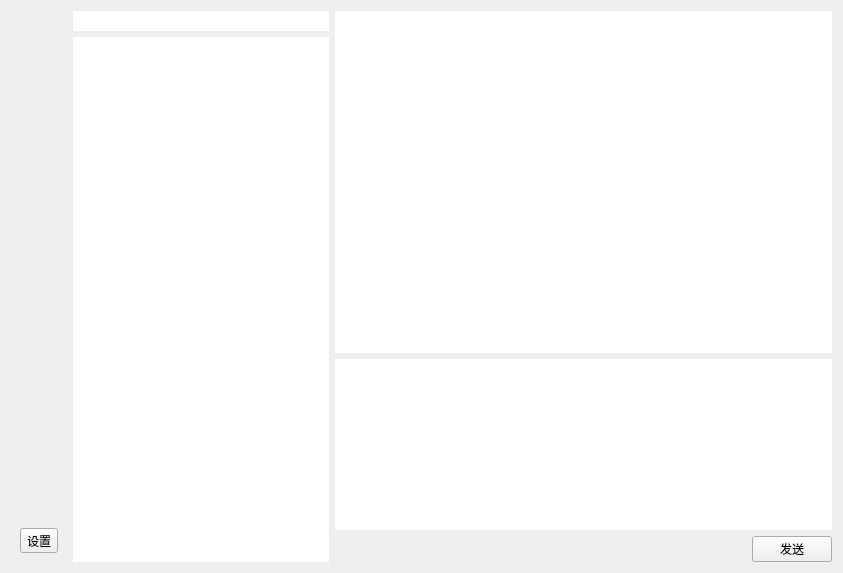
<?xml version="1.0" encoding="UTF-8"?>
<ui version="4.0">
 <class>ChatInterface</class>
 <widget class="QWidget" name="ChatInterface">
  <property name="geometry">
   <rect>
    <x>0</x>
    <y>0</y>
    <width>843</width>
    <height>573</height>
   </rect>
  </property>
  <property name="minimumSize">
   <size>
    <width>800</width>
    <height>400</height>
   </size>
  </property>
  <property name="windowTitle">
   <string>Form</string>
  </property>
  <layout class="QHBoxLayout" name="horizontalLayout_2">
   <item>
    <widget class="QWidget" name="widgetLeft" native="true">
     <layout class="QVBoxLayout" name="verticalLayout">
      <item>
       <spacer name="verticalSpacer">
        <property name="orientation">
         <enum>Qt::Vertical</enum>
        </property>
        <property name="sizeHint" stdset="0">
         <size>
          <width>20</width>
          <height>40</height>
         </size>
        </property>
       </spacer>
      </item>
      <item>
       <widget class="QToolButton" name="toolButton">
        <property name="sizePolicy">
         <sizepolicy hsizetype="Fixed" vsizetype="Fixed">
          <horstretch>0</horstretch>
          <verstretch>0</verstretch>
         </sizepolicy>
        </property>
        <property name="text">
         <string>设置</string>
        </property>
        <property name="iconSize">
         <size>
          <width>16</width>
          <height>16</height>
         </size>
        </property>
       </widget>
      </item>
     </layout>
    </widget>
   </item>
   <item>
    <layout class="QVBoxLayout" name="InterfaceLeft" stretch="0,0">
     <property name="leftMargin">
      <number>0</number>
     </property>
     <property name="rightMargin">
      <number>0</number>
     </property>
     <item>
      <widget class="QLineEdit" name="search">
       <property name="sizePolicy">
        <sizepolicy hsizetype="Preferred" vsizetype="Fixed">
         <horstretch>0</horstretch>
         <verstretch>0</verstretch>
        </sizepolicy>
       </property>
       <property name="frame">
        <bool>false</bool>
       </property>
      </widget>
     </item>
     <item>
      <widget class="QListWidget" name="chatObject">
       <property name="sizePolicy">
        <sizepolicy hsizetype="Fixed" vsizetype="Expanding">
         <horstretch>0</horstretch>
         <verstretch>0</verstretch>
        </sizepolicy>
       </property>
       <property name="frameShape">
        <enum>QFrame::NoFrame</enum>
       </property>
      </widget>
     </item>
    </layout>
   </item>
   <item>
    <layout class="QVBoxLayout" name="InterfaceRight" stretch="2,1,0">
     <property name="leftMargin">
      <number>0</number>
     </property>
     <item>
      <widget class="QListWidget" name="chatWindow">
       <property name="sizePolicy">
        <sizepolicy hsizetype="MinimumExpanding" vsizetype="Expanding">
         <horstretch>0</horstretch>
         <verstretch>20</verstretch>
        </sizepolicy>
       </property>
       <property name="frameShape">
        <enum>QFrame::NoFrame</enum>
       </property>
      </widget>
     </item>
     <item>
      <widget class="QTextEdit" name="textEdit">
       <property name="sizePolicy">
        <sizepolicy hsizetype="MinimumExpanding" vsizetype="Expanding">
         <horstretch>0</horstretch>
         <verstretch>0</verstretch>
        </sizepolicy>
       </property>
       <property name="font">
        <font>
         <family>苹方字体</family>
         <pointsize>10</pointsize>
        </font>
       </property>
       <property name="frameShape">
        <enum>QFrame::NoFrame</enum>
       </property>
      </widget>
     </item>
     <item>
      <layout class="QHBoxLayout" name="horizontalLayout">
       <item>
        <spacer name="horizontalSpacer">
         <property name="orientation">
          <enum>Qt::Horizontal</enum>
         </property>
         <property name="sizeHint" stdset="0">
          <size>
           <width>40</width>
           <height>20</height>
          </size>
         </property>
        </spacer>
       </item>
       <item>
        <widget class="QPushButton" name="send">
         <property name="layoutDirection">
          <enum>Qt::LeftToRight</enum>
         </property>
         <property name="text">
          <string>发送</string>
         </property>
        </widget>
       </item>
      </layout>
     </item>
    </layout>
   </item>
  </layout>
 </widget>
 <resources/>
 <connections/>
</ui>
